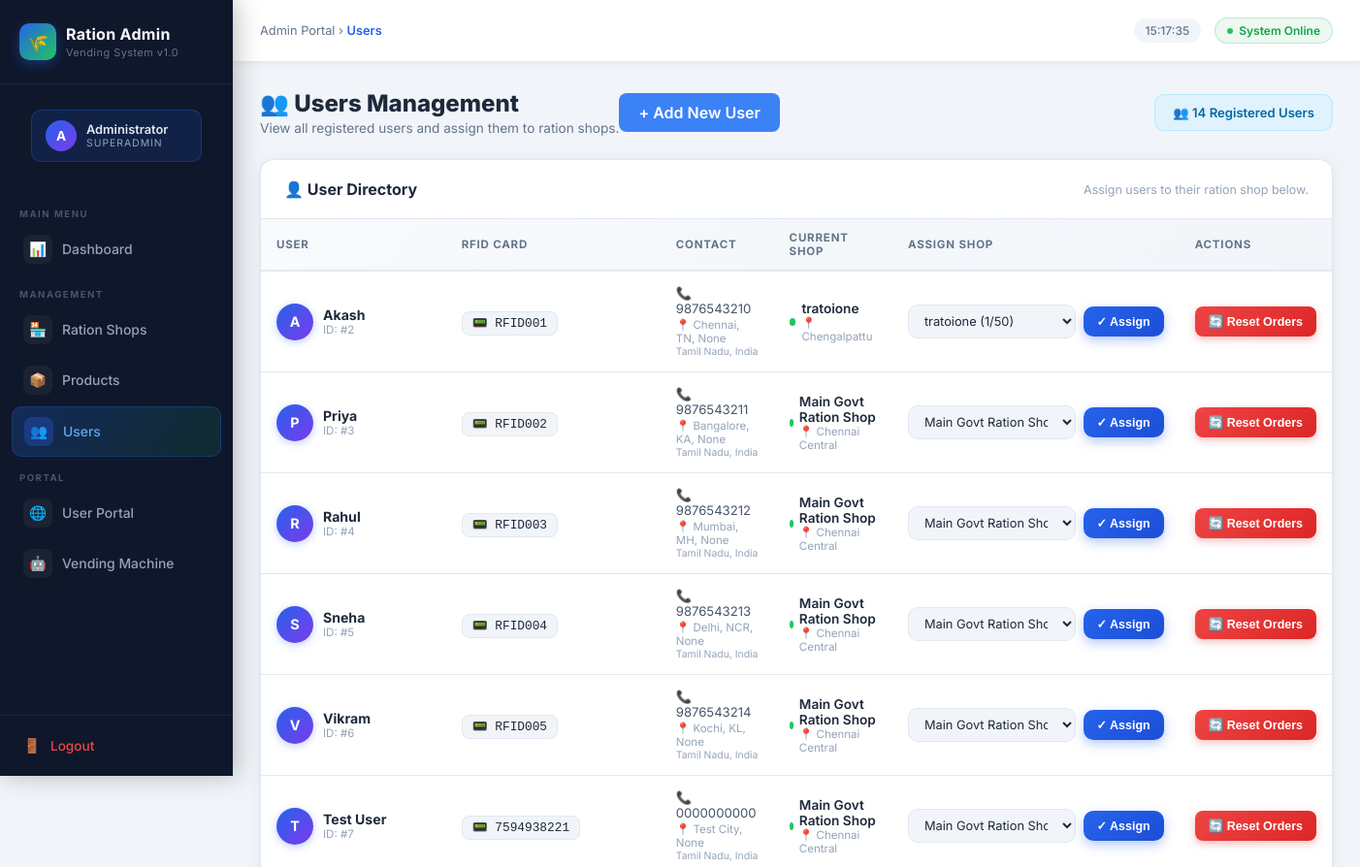
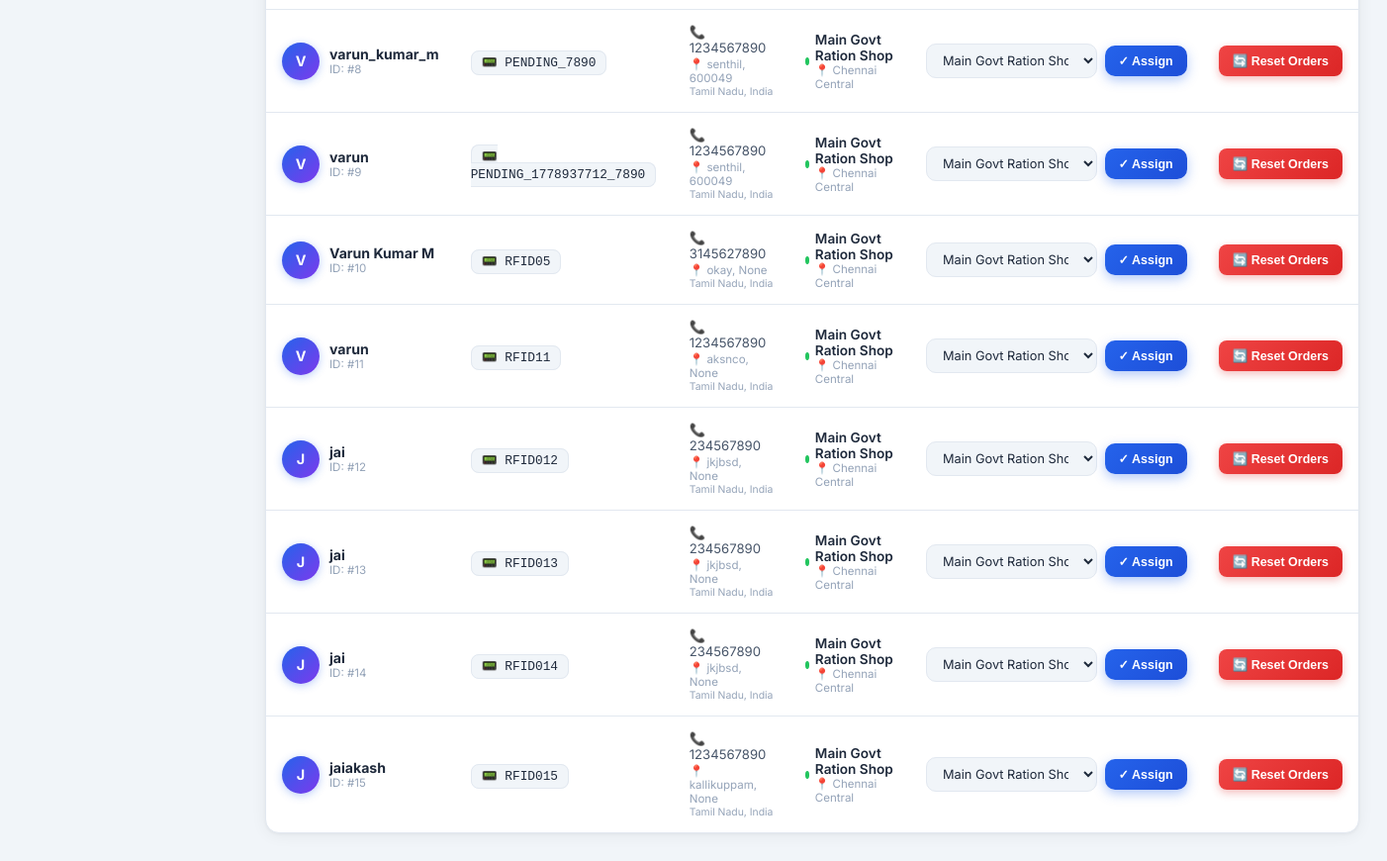
The app's page /admin/users (signed in) with its own data (2 pictures, top to bottom).
### models.py (models this page shows)
class User(UserMixin, db.Model):
    __tablename__ = 'user'
    id = db.Column(db.Integer, primary_key=True)
    username = db.Column(db.String(100), nullable=False)
    rfidCard = db.Column(db.String(100), unique=True, nullable=False)
    physical_uid = db.Column(db.String(100), unique=True, nullable=True) # The long number from Pi
    password = db.Column(db.String(200), nullable=False)
    phone = db.Column(db.String(20))
    address = db.Column(db.String(255))
    pincode = db.Column(db.String(10))
    state = db.Column(db.String(50), default="Tamil Nadu")
    country = db.Column(db.String(50), default="India")
    is_admin = db.Column(db.Boolean, default=False)
    is_active = db.Column(db.Boolean, default=True) # New status field
    shop_id = db.Column(db.Integer, db.ForeignKey('shop.id'), nullable=True)
    orders = db.relationship('Order', backref='user', lazy=True)

class Shop(db.Model):
    __tablename__ = 'shop'
    id = db.Column(db.Integer, primary_key=True)
    name = db.Column(db.String(100), nullable=False)
    location = db.Column(db.String(255))
    max_members = db.Column(db.Integer, default=50)
    users = db.relationship('User', backref='shop', lazy=True)

### admin_routes.py (the view)
@admin_bp.route('/users')
@admin_required
def users():
    all_users = User.query.filter_by(is_admin=False).all()
    shops = Shop.query.all()
    return render_template('admin/users.html', users=all_users, shops=shops)

### admin_routes.py (called while the page is built)
def admin_required(f):
    from functools import wraps
    @wraps(f)
    @login_required
    def decorated_function(*args, **kwargs):
        if not current_user.is_admin:
            flash('Admin access required.', 'error')
            return redirect(url_for('main.dashboard'))
        return f(*args, **kwargs)
    return decorated_function

### templates/admin/users.html (shortened to what this page needs)
{% extends "admin/layout.html" %}
{% block breadcrumb %}Users{% endblock %}
{% block content %}
<div class="page-heading">
    <div style="display: flex; justify-content: space-between; align-items: center;">
        <div>
            <h1>👥 Users Management</h1>
            <p>View all registered users and assign them to ration shops.</p>
        </div>
        <a href="{{ url_for('admin.add_user') }}" class="btn" style="background: #3b82f6; color: white; padding: 10px 20px; border-radius: 8px; font-weight: 600; text-decoration: none;">+ Add New User</a>
    </div>
    <div style="background:#e0f2fe;color:#0369a1;padding:10px 18px;border-radius:10px;font-size:0.82rem;font-weight:600;border:1px solid #bae6fd;">
        👥 {{ users|length }} Registered Users
    </div>
</div>
<div class="a-card">
    <div class="a-card-header">
        <div class="a-card-title">👤 User Directory</div>
        <div style="font-size:0.78rem;color:#94a3b8;">Assign users to their ration shop below.</div>
    </div>
    <div style="overflow-x:auto;">
        <table class="a-table">
            <thead>
                <tr>
                    <th>User</th>
                    <th>RFID Card</th>
                    <th>Contact</th>
                    <th>Current Shop</th>
                    <th>Assign Shop</th>
                    <th>Actions</th>
                </tr>
            </thead>
            <tbody>
                {% for u in users %}
                <tr>
                    <td>
                        <div style="display:flex;align-items:center;gap:10px;">
                            <div style="width:38px;height:38px;background:linear-gradient(135deg,#2563eb,#7c3aed);color:#fff;border-radius:50%;display:flex;align-items:center;justify-content:center;font-weight:700;font-size:0.9rem;flex-shrink:0;box-shadow:0 2px 8px rgba(37,99,235,0.3);">
                                {{ u.username[0].upper() }}
                            </div>
                            <div>
                                <div style="font-weight:700;color:#1e293b;">{{ u.username }}</div>
                                <div style="font-size:0.72rem;color:#94a3b8;">ID: #{{ u.id }}</div>
                            </div>
                        </div>
                    </td>
                    <td>
                        <code style="background:#f1f5f9;padding:4px 10px;border-radius:8px;font-size:0.8rem;color:#1e293b;border:1px solid #e2e8f0;">📟 {{ u.rfidCard }}</code>
                    </td>
                    <td>
                        <div style="font-size:0.82rem;color:#475569;">
                            {% if u.phone %}<div>📞 {{ u.phone }}</div>{% endif %}
                            {% if u.address %}<div style="font-size:0.72rem;color:#94a3b8;margin-top:2px;">📍 {{ u.address }}, {{ u.pincode }}</div>{% endif %}
                            {% if u.state %}<div style="font-size:0.65rem;color:#94a3b8;">{{ u.state }}, {{ u.country }}</div>{% endif %}
                        </div>
                    </td>
                    <td>
                        {% if u.shop %}
                        <div style="display:flex;align-items:center;gap:6px;">
                            <div style="width:8px;height:8px;background:#22c55e;border-radius:50%;"></div>
                            <div>
                                <div style="font-weight:600;font-size:0.85rem;color:#1e293b;">{{ u.shop.name }}</div>
                                <div style="font-size:0.72rem;color:#94a3b8;">📍 {{ u.shop.location }}</div>
                            </div>
                        </div>
                        {% else %}
                        <span class="badge-inactive">⚠️ Unassigned</span>
                        {% endif %}
                    </td>
                    <td>
                        <form method="POST" action="{{ url_for('admin.assign_user_shop') }}" style="display:flex;gap:8px;align-items:center;">
                            <select name="shop_id" class="a-select" style="min-width:170px;padding:8px 12px;font-size:0.8rem;">
                                {% for s in shops %}
                                <option value="{{ s.id }}" {% if u.shop_id == s.id %}selected{% endif %}>
                                    {{ s.name }} ({{ s.users|length }}/{{ s.max_members }})
                                </option>
                                {% endfor %}
                            </select>
                            <button type="submit" class="btn-blue" style="padding:8px 14px;font-size:0.78rem;white-space:nowrap;">
                                ✓ Assign
                            </button>
                        </form>
                    </td>
                    <td>
                        <form method="POST" action="{{ url_for('admin.reset_user_orders', user_id=u.id) }}"
                              onsubmit="return confirm('Reset all stuck orders for {{ u.username }}?')">
                            <button type="submit" class="btn-red" style="padding:8px 14px;font-size:0.78rem;white-space:nowrap;">
                                🔄 Reset Orders
                            </button>
                        </form>
                    </td>
                </tr>
                {% endfor %}
            </tbody>
        </table>
    </div>
</div>
{% endblock %}

### templates/admin/layout.html (style rules this page uses)
*, *::before, *::after { box-sizing: border-box; margin: 0; padding: 0; }
:root { --blue: #2563eb; --blue-light: #3b82f6; --blue-dark: #1d4ed8; --green: #16a34a; --green-light:#22c55e; --red: #dc2626; --red-light: #ef4444; --yellow: #d97706; --yellow-light:#f59e0b; --bg: #f1f5f9; --sidebar-bg: #0f172a; --sidebar-w: 240px; --card-bg: #ffffff; --text: #1e293b; --text-muted: #64748b; --border: #e2e8f0; --radius: 14px; }
body { font-family: 'Inter', sans-serif; background: var(--bg); color: var(--text); min-height: 100vh; display: flex; }
.a-card { background: var(--card-bg); border-radius: var(--radius); box-shadow: 0 2px 16px rgba(0,0,0,0.06), 0 1px 3px rgba(0,0,0,0.04); border: 1px solid var(--border); overflow: hidden; }
.a-card-header { display: flex; align-items: center; justify-content: space-between; padding: 20px 24px; border-bottom: 1px solid var(--border); }
.a-card-title { font-size: 1rem; font-weight: 700; color: var(--text); display: flex; align-items: center; gap: 8px; }
.a-table { width: 100%; border-collapse: collapse; }
.a-table thead tr { background: linear-gradient(135deg, #f8fafc, #f1f5f9); }
.a-table th { padding: 12px 16px; text-align: left; font-size: 0.72rem; font-weight: 700; color: var(--text-muted); text-transform: uppercase; letter-spacing: 0.8px; border-bottom: 2px solid var(--border); }
.a-table td { padding: 14px 16px; font-size: 0.88rem; border-bottom: 1px solid var(--border); color: var(--text); vertical-align: middle; }
.a-table tbody tr { transition: background 0.15s; }
.a-table tbody tr:last-child td { border-bottom: none; }
.btn-blue { display: inline-flex; align-items: center; gap: 6px; background: linear-gradient(135deg, var(--blue), var(--blue-dark)); color: #fff; border: none; border-radius: 10px; padding: 10px 20px; font-size: 0.85rem; font-weight: 600; cursor: pointer; text-decoration: none; box-shadow: 0 4px 12px rgba(37,99,235,0.35); transition: all 0.2s ease; }
.btn-red { display: inline-flex; align-items: center; gap: 6px; background: linear-gradient(135deg, var(--red-light), var(--red)); color: #fff; border: none; border-radius: 8px; padding: 7px 14px; font-size: 0.78rem; font-weight: 600; cursor: pointer; text-decoration: none; box-shadow: 0 3px 8px rgba(220,38,38,0.3); transition: all 0.2s ease; }
.a-select { width: 100%; padding: 11px 14px; background: var(--bg); border: 1.5px solid var(--border); border-radius: 10px; font-size: 0.88rem; color: var(--text); font-family: inherit; outline: none; cursor: pointer; transition: border-color 0.2s, box-shadow 0.2s; }
.page-heading { display: flex; align-items: center; justify-content: space-between; margin-bottom: 24px; }
.page-heading h1 { font-size: 1.5rem; font-weight: 800; color: var(--text); }
.page-heading p { font-size: 0.85rem; color: var(--text-muted); margin-top: 3px; }

### records on screen
User: username "A", username "Akash", id "2", rfidCard "RFID001", phone "9876543210", address "Chennai, TN", pincode "None", state "Tamil Nadu", country "India", shop.name "tratoione", shop.location "Chengalpattu", shop_id "tratoione (1/50)"
User: username "P", username "Priya", id "3", rfidCard "RFID002", phone "9876543211", address "Bangalore, KA", pincode "None", state "Tamil Nadu", country "India", shop.name "Main Govt Ration Shop", shop.location "Chennai Central", shop_id "Main Govt Ration Shop (13/50)"
User: username "R", username "Rahul", id "4", rfidCard "RFID003", phone "9876543212", address "Mumbai, MH", pincode "None", state "Tamil Nadu", country "India", shop.name "Main Govt Ration Shop", shop.location "Chennai Central", shop_id "Main Govt Ration Shop (13/50)"
User: username "S", username "Sneha", id "5", rfidCard "RFID004", phone "9876543213", address "Delhi, NCR", pincode "None", state "Tamil Nadu", country "India", shop.name "Main Govt Ration Shop", shop.location "Chennai Central", shop_id "Main Govt Ration Shop (13/50)"
User: username "V", username "Vikram", id "6", rfidCard "RFID005", phone "9876543214", address "Kochi, KL", pincode "None", state "Tamil Nadu", country "India", shop.name "Main Govt Ration Shop", shop.location "Chennai Central", shop_id "Main Govt Ration Shop (13/50)"
User: username "T", username "Test User", id "7", rfidCard "7594938221", phone "0000000000", address "Test City", pincode "None", state "Tamil Nadu", country "India", shop.name "Main Govt Ration Shop", shop.location "Chennai Central", shop_id "Main Govt Ration Shop (13/50)"
User: username "V", username "varun_kumar_m", id "8", rfidCard "PENDING_7890", phone "1234567890", address "senthil", pincode "600049", state "Tamil Nadu", country "India", shop.name "Main Govt Ration Shop", shop.location "Chennai Central", shop_id "Main Govt Ration Shop (13/50)"
User: username "V", username "varun", id "9", rfidCard "PENDING_1778937712_7890", phone "1234567890", address "senthil", pincode "600049", state "Tamil Nadu", country "India", shop.name "Main Govt Ration Shop", shop.location "Chennai Central", shop_id "Main Govt Ration Shop (13/50)"
User: username "V", username "Varun Kumar M", id "10", rfidCard "RFID05", phone "3145627890", address "okay", pincode "None", state "Tamil Nadu", country "India", shop.name "Main Govt Ration Shop", shop.location "Chennai Central", shop_id "Main Govt Ration Shop (13/50)"
User: username "V", username "varun", id "11", rfidCard "RFID11", phone "1234567890", address "aksnco", pincode "None", state "Tamil Nadu", country "India", shop.name "Main Govt Ration Shop", shop.location "Chennai Central", shop_id "Main Govt Ration Shop (13/50)"
User: username "J", username "jai", id "12", rfidCard "RFID012", phone "234567890", address "jkjbsd", pincode "None", state "Tamil Nadu", country "India", shop.name "Main Govt Ration Shop", shop.location "Chennai Central", shop_id "Main Govt Ration Shop (13/50)"
User: username "J", username "jai", id "13", rfidCard "RFID013", phone "234567890", address "jkjbsd", pincode "None", state "Tamil Nadu", country "India", shop.name "Main Govt Ration Shop", shop.location "Chennai Central", shop_id "Main Govt Ration Shop (13/50)"
User: username "J", username "jai", id "14", rfidCard "RFID014", phone "234567890", address "jkjbsd", pincode "None", state "Tamil Nadu", country "India", shop.name "Main Govt Ration Shop", shop.location "Chennai Central", shop_id "Main Govt Ration Shop (13/50)"
User: username "J", username "jaiakash", id "15", rfidCard "RFID015", phone "1234567890", address "kallikuppam", pincode "None", state "Tamil Nadu", country "India", shop.name "Main Govt Ration Shop", shop.location "Chennai Central", shop_id "Main Govt Ration Shop (13/50)"

### other values on screen
{{ users|length }} "14"
